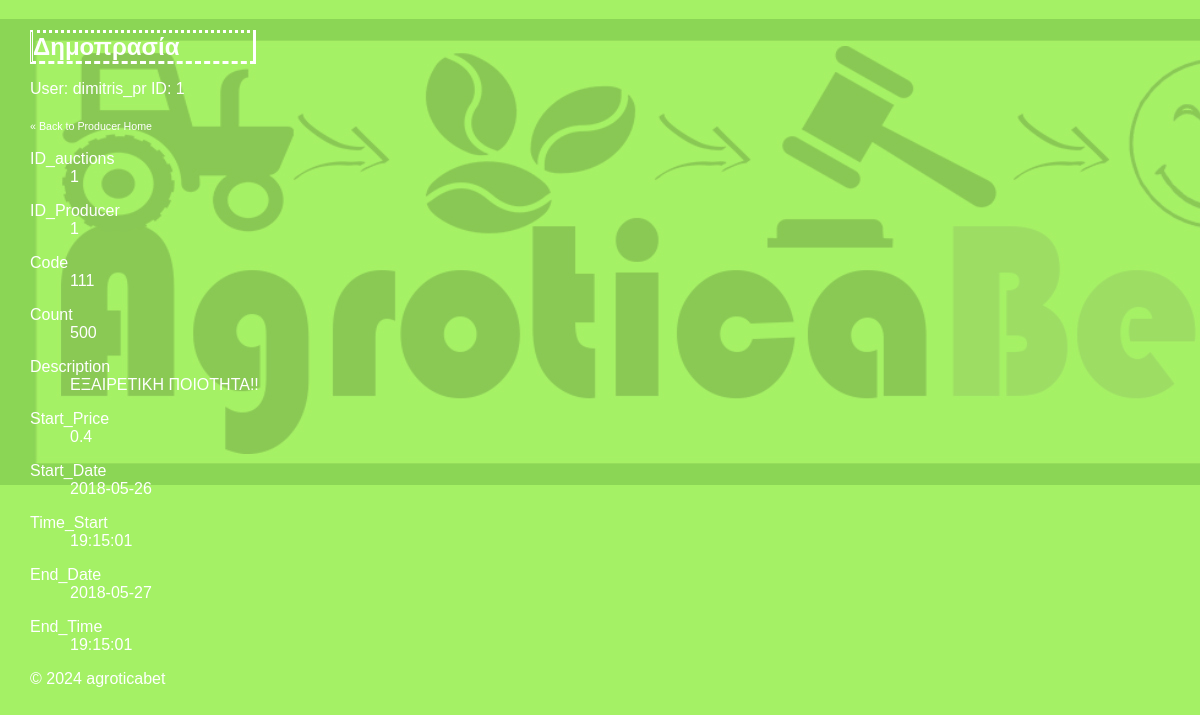
Page /public/producers/show_auction.php?id=1 (signed in) on the committed database.
### tables this page shows
CREATE TABLE `auctions` (
  `id` int(11) NOT NULL,
  `id_pro` int(11) NOT NULL,
  `code` int(11) NOT NULL,
  `count` int(11) NOT NULL,
  `description` text NOT NULL,
  `start_price` float DEFAULT NULL,
  `date_start` date DEFAULT NULL,
  `time_start` time DEFAULT NULL,
  `date_end` date DEFAULT NULL,
  `time_end` time DEFAULT NULL,
  `active` tinyint(1) DEFAULT NULL
);

### private/functions.php (called while the page is built, shortened)
<?php
function url_for($script_path) {
  return WWW_ROOT . $script_path;
}
function h($string="") {
  return htmlspecialchars($string);
}
?>

### private/database.php (called while the page is built, shortened)
<?php
  function db_escape($connection, $string) {
    return mysqli_real_escape_string($connection, $string);
  }
?>

### private/query_functions.php (called while the page is built, shortened)
<?php
    function find_auction_by_id($id) {
      global $db;
      $sql = "SELECT * FROM auctions ";
      $sql .= "WHERE id='" . db_escape($db, $id) . "'";
      $result = mysqli_query($db, $sql);
      $auction = mysqli_fetch_assoc($result);
      return $auction;
    }
  ?>

### public/producers/show_auction.php (the view, shortened to what this page needs)
<?php
$id = $_GET['id'];
$auction = find_auction_by_id($id);
?>
<!DOCTYPE html PUBLIC "-//W3C//DTD XHTML 1.0 Strict//EN""http://www.w3.org/TR/xhtml1/DTD/xhtml1-strict.dtd">
<html xmlns="http://www.w3.org/1999/xhtml">
<body background="<?php echo url_for('/images/eksofylo2.jpg'); ?>">
	<head>
		   <link rel="stylesheet"  media="all" href="<?php echo url_for('/stylesheets/public.css'); ?>" />
	</head>
		<div id="data">
		<h1>Δημοπρασία </h1>
      User: <?php echo $_SESSION['username_producer'] ?? ' '; ?>
      ID: <?php echo $_SESSION['producer_id'] ?? ' '; ?>
		</div>
</body>
</html>
<a class="back-link" href="<?php echo url_for('/producers/index.php'); ?>">&laquo; Back to Producer Home</a>
<div id="content">
  <div class="auctions listing">
    <div class="attributes">
      <dl>
        <dt>ID_auctions</dt>
        <dd><?php echo h($auction['id']); ?></dd>
      </dl>
      <dl>
        <dt>ID_Producer</dt>
        <dd><?php echo h($auction['id_pro']); ?></dd>
      </dl>
      <dl>
        <dt>Code</dt>
        <dd><?php echo h($auction['code']); ?></dd>
      </dl>
      <dl>
        <dt>Count</dt>
        <dd><?php echo h($auction['count']); ?></dd>
      </dl>
      <dl>
        <dt>Description</dt>
        <dd><?php echo h($auction['description']); ?></dd>
      </dl>
      <dl>
        <dt>Start_Price</dt>
        <dd><?php echo h($auction['start_price']); ?></dd>
      </dl>
      <dl>
        <dt>Start_Date</dt>
        <dd><?php echo h($auction['date_start']); ?></dd>
      </dl>
      <dl>
        <dt>Time_Start</dt>
        <dd><?php echo h($auction['time_start']); ?></dd>
      </dl>
      <dl>
        <dt>End_Date</dt>
        <dd><?php echo h($auction['date_end']); ?></dd>
      </dl>
      <dl>
        <dt>End_Time</dt>
        <dd><?php echo h($auction['time_end']); ?></dd>
      </dl>
    </div>
  </div>
</div>
<?php include(SHARED_PATH . '/staff_footer.php'); ?>

### public/stylesheets/public.css (style rules this page uses)
body { font-family: Arial; font-size: 12pt; margin: 30px 30px 30px 30px; background-image: url("pictures/eksofylo2.jpg");; color: white; background-repeat: no-repeat; }
a { text-decoration: none; color: white; font-size: 8pt; }
h1 { text-decoration: none; color: white; font-size: 18pt; border-style: dotted solid dashed double; width: 220px; }

### rows in the picture
auctions: id "1", id_pro "1", code "111", count "500", description "ΕΞΑΙΡΕΤΙΚΗ ΠΟΙΟΤΗΤΑ!!", start_price "0.4", date_start "2018-05-26", time_start "19:15:01", date_end "2018-05-27", time_end "19:15:01"

### other values in the picture
$_SESSION['username_producer'] "dimitris_pr"
$_SESSION['producer_id'] "1"
